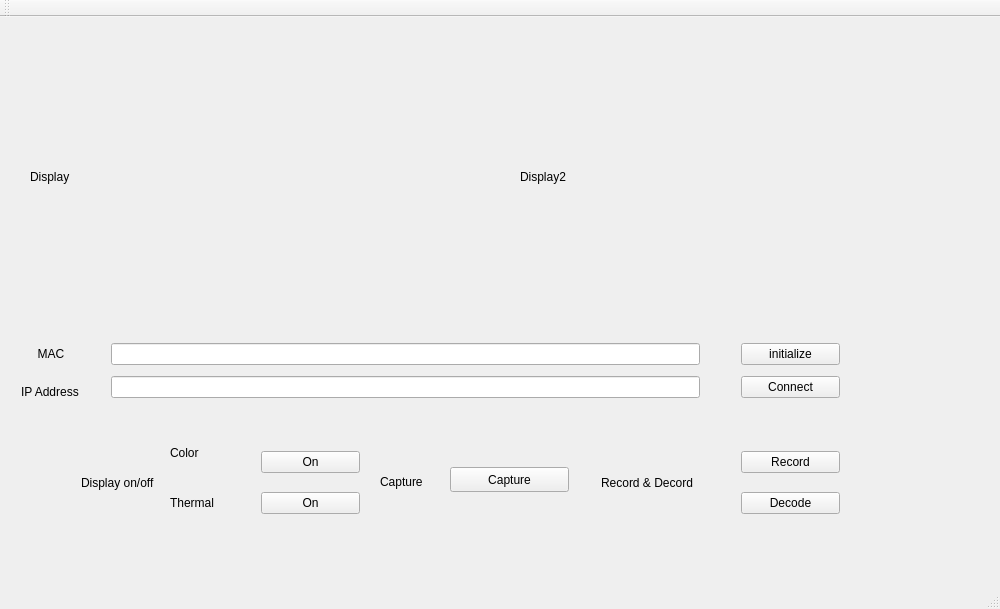
<?xml version="1.0" encoding="UTF-8"?>
<ui version="4.0">
 <class>MainWindow</class>
 <widget class="QMainWindow" name="MainWindow">
  <property name="geometry">
   <rect>
    <x>0</x>
    <y>0</y>
    <width>1000</width>
    <height>609</height>
   </rect>
  </property>
  <property name="windowTitle">
   <string>MainWindow</string>
  </property>
  <widget class="QWidget" name="centralWidget">
   <widget class="QLabel" name="mDisplay">
    <property name="geometry">
     <rect>
      <x>30</x>
      <y>30</y>
      <width>421</width>
      <height>261</height>
     </rect>
    </property>
    <property name="text">
     <string>&lt;html&gt;&lt;head/&gt;&lt;body&gt;&lt;p&gt;Display&lt;/p&gt;&lt;/body&gt;&lt;/html&gt;</string>
    </property>
   </widget>
   <widget class="QWidget" name="verticalLayoutWidget">
    <property name="geometry">
     <rect>
      <x>730</x>
      <y>310</y>
      <width>121</width>
      <height>89</height>
     </rect>
    </property>
    <layout class="QVBoxLayout" name="verticalLayout">
     <item>
      <widget class="QPushButton" name="mInit">
       <property name="text">
        <string>initialize</string>
       </property>
      </widget>
     </item>
     <item>
      <widget class="QPushButton" name="mConnect">
       <property name="text">
        <string>Connect</string>
       </property>
      </widget>
     </item>
    </layout>
   </widget>
   <widget class="QWidget" name="verticalLayoutWidget_2">
    <property name="geometry">
     <rect>
      <x>100</x>
      <y>310</y>
      <width>611</width>
      <height>89</height>
     </rect>
    </property>
    <layout class="QVBoxLayout" name="verticalLayout_2">
     <item>
      <widget class="QLineEdit" name="mMac"/>
     </item>
     <item>
      <widget class="QLineEdit" name="mIP"/>
     </item>
    </layout>
   </widget>
   <widget class="QWidget" name="verticalLayoutWidget_3">
    <property name="geometry">
     <rect>
      <x>10</x>
      <y>310</y>
      <width>91</width>
      <height>91</height>
     </rect>
    </property>
    <layout class="QVBoxLayout" name="verticalLayout_3">
     <item>
      <widget class="QLabel" name="label">
       <property name="text">
        <string>     MAC</string>
       </property>
      </widget>
     </item>
     <item>
      <widget class="QLabel" name="label_2">
       <property name="text">
        <string>IP Address</string>
       </property>
      </widget>
     </item>
    </layout>
   </widget>
   <widget class="QLabel" name="mDisplay_2">
    <property name="geometry">
     <rect>
      <x>520</x>
      <y>30</y>
      <width>421</width>
      <height>261</height>
     </rect>
    </property>
    <property name="text">
     <string>&lt;html&gt;&lt;head/&gt;&lt;body&gt;&lt;p&gt;Display2&lt;/p&gt;&lt;/body&gt;&lt;/html&gt;</string>
    </property>
   </widget>
   <widget class="QWidget" name="verticalLayoutWidget_8">
    <property name="geometry">
     <rect>
      <x>70</x>
      <y>420</y>
      <width>99</width>
      <height>91</height>
     </rect>
    </property>
    <layout class="QVBoxLayout" name="verticalLayout_8">
     <item>
      <widget class="QLabel" name="label_5">
       <property name="text">
        <string>Display on/off</string>
       </property>
      </widget>
     </item>
    </layout>
   </widget>
   <widget class="QWidget" name="verticalLayoutWidget_9">
    <property name="geometry">
     <rect>
      <x>250</x>
      <y>410</y>
      <width>121</width>
      <height>111</height>
     </rect>
    </property>
    <layout class="QVBoxLayout" name="verticalLayout_9">
     <item>
      <widget class="QPushButton" name="color_display">
       <property name="text">
        <string>On</string>
       </property>
      </widget>
     </item>
     <item>
      <widget class="QPushButton" name="thermal_display">
       <property name="text">
        <string>On</string>
       </property>
      </widget>
     </item>
    </layout>
   </widget>
   <widget class="QLabel" name="label_6">
    <property name="geometry">
     <rect>
      <x>170</x>
      <y>420</y>
      <width>97</width>
      <height>31</height>
     </rect>
    </property>
    <property name="text">
     <string>Color</string>
    </property>
   </widget>
   <widget class="QLabel" name="label_7">
    <property name="geometry">
     <rect>
      <x>170</x>
      <y>470</y>
      <width>97</width>
      <height>31</height>
     </rect>
    </property>
    <property name="text">
     <string>Thermal</string>
    </property>
   </widget>
   <widget class="QLabel" name="label_8">
    <property name="geometry">
     <rect>
      <x>380</x>
      <y>420</y>
      <width>97</width>
      <height>89</height>
     </rect>
    </property>
    <property name="text">
     <string>Capture</string>
    </property>
   </widget>
   <widget class="QPushButton" name="capture">
    <property name="geometry">
     <rect>
      <x>450</x>
      <y>450</y>
      <width>119</width>
      <height>25</height>
     </rect>
    </property>
    <property name="text">
     <string>Capture</string>
    </property>
   </widget>
   <widget class="QWidget" name="verticalLayoutWidget_10">
    <property name="geometry">
     <rect>
      <x>590</x>
      <y>420</y>
      <width>117</width>
      <height>91</height>
     </rect>
    </property>
    <layout class="QVBoxLayout" name="verticalLayout_10">
     <item>
      <widget class="QLabel" name="label_9">
       <property name="text">
        <string>Record &amp; Decord</string>
       </property>
      </widget>
     </item>
    </layout>
   </widget>
   <widget class="QWidget" name="verticalLayoutWidget_11">
    <property name="geometry">
     <rect>
      <x>730</x>
      <y>410</y>
      <width>121</width>
      <height>111</height>
     </rect>
    </property>
    <layout class="QVBoxLayout" name="verticalLayout_11">
     <item>
      <widget class="QPushButton" name="record">
       <property name="text">
        <string>Record</string>
       </property>
      </widget>
     </item>
     <item>
      <widget class="QPushButton" name="decord">
       <property name="text">
        <string>Decode</string>
       </property>
      </widget>
     </item>
    </layout>
   </widget>
  </widget>
  <widget class="QMenuBar" name="menuBar">
   <property name="geometry">
    <rect>
     <x>0</x>
     <y>0</y>
     <width>1000</width>
     <height>22</height>
    </rect>
   </property>
  </widget>
  <widget class="QToolBar" name="mainToolBar">
   <attribute name="toolBarArea">
    <enum>TopToolBarArea</enum>
   </attribute>
   <attribute name="toolBarBreak">
    <bool>false</bool>
   </attribute>
  </widget>
  <widget class="QStatusBar" name="statusBar"/>
 </widget>
 <layoutdefault spacing="6" margin="11"/>
 <resources/>
 <connections/>
</ui>
